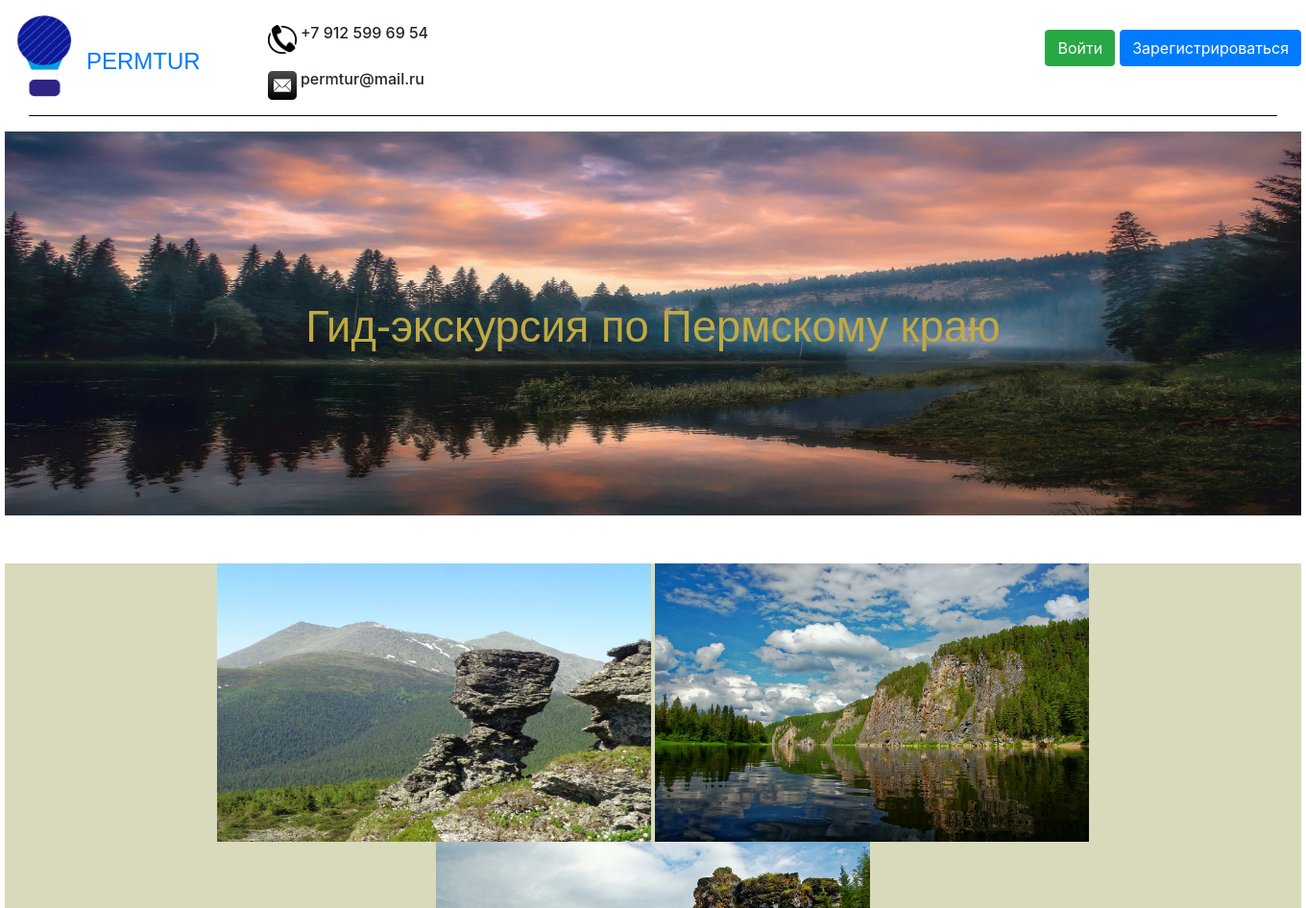
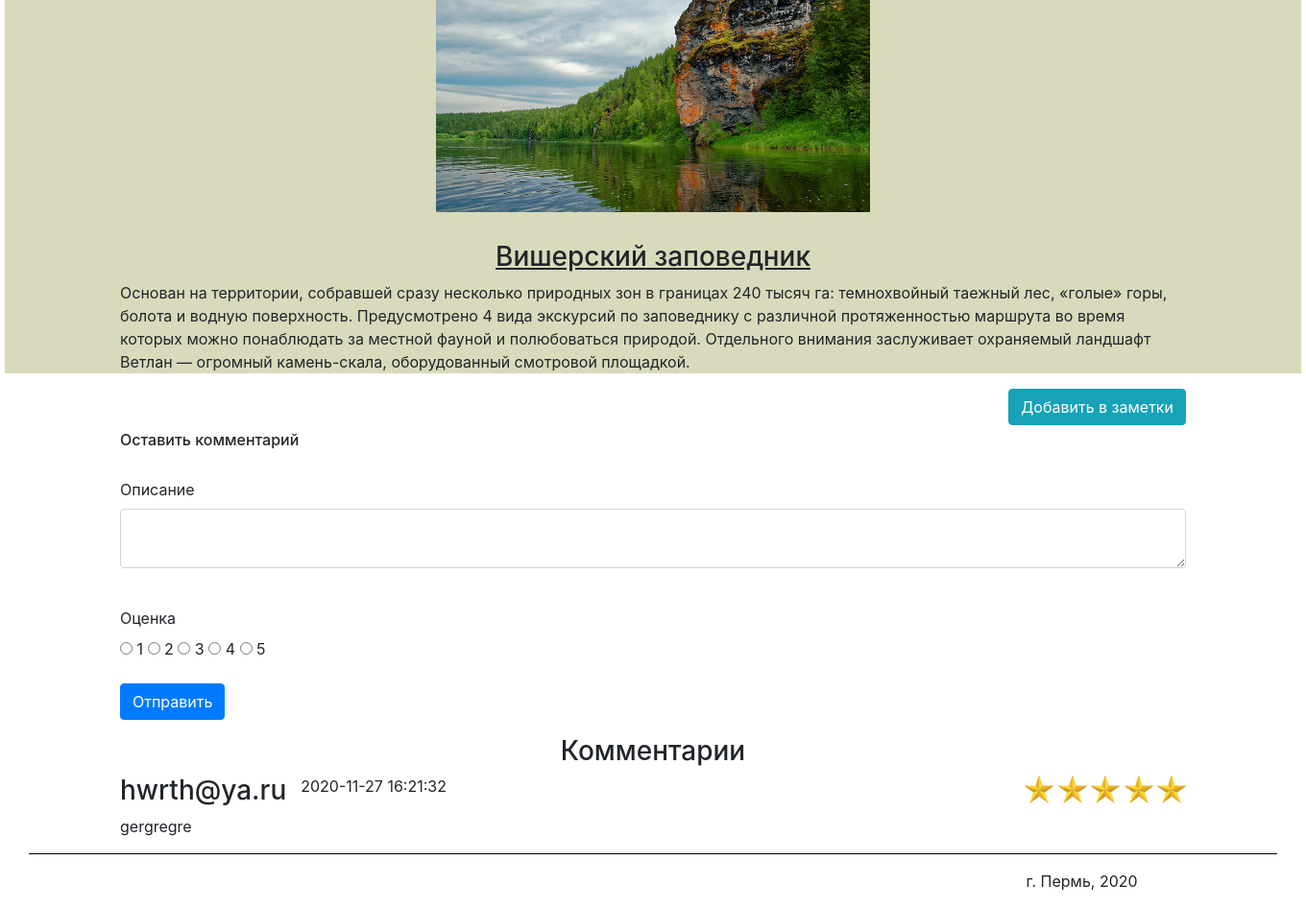
The app's page /Vishera_nature_reserve with its own data (2 pictures, top to bottom).
### data/comments.py (models this page shows)
class Comment(SqlAlchemyBase, UserMixin):
    __tablename__ = 'comment'
    id = sqlalchemy.Column(sqlalchemy.Integer,
                           primary_key=True, autoincrement=True)
    description = sqlalchemy.Column(sqlalchemy.String)
    sight = sqlalchemy.Column(sqlalchemy.String)
    nickname = sqlalchemy.Column(sqlalchemy.String)
    email = sqlalchemy.Column(sqlalchemy.String)
    mark = sqlalchemy.Column(sqlalchemy.Integer)
    datetime = sqlalchemy.Column(sqlalchemy.String)

### main.py (the view, shortened to what this page needs)
    @app.route('/<sight>', methods=['GET', 'POST'])
    def sights(sight):
        sights = {"Ancient_volcano": "Древний вулкан",
                  "Basegi_Nature_Reserve": "Заповедник Басеги",
                  "Blue_lakes": "Голубые озёра", "Cathedral_square": "Соборная площадь",
                  "Perm_36": "Пермь-36", "Usva_pillars": "Устьвинские столбы",
                  "Vakutin_stone": "Вакутин камень",
                  "Vishera_nature_reserve": "Вишерский заповедник"}
        sights2 = ["Ancient_volcano", "Basegi_Nature_Reserve", "Blue_lakes", "Cathedral_square",
                  "Perm_36", "Usva_pillars", "Vakutin_stone", "Vishera_nature_reserve"]
        form = CommentForm()
        if sight in sights2:
            return render_template(sight + ".html",
                                   sight=sight, title=sights[sight],
                                   Comment=Comment, session=session, form=form)
        else:
            return render_template("add_post_page.html", Post=Post, form=form,
                                   sight=sight, session=session, Comment=Comment)

### data/comment_form.py
class CommentForm(FlaskForm):
    description = TextAreaField('Описание')
    mark = RadioField('Оценка', choices=[('one_point', '1'), ('two_points', '2'),
                                         ('three_points', '3'), ('four_points', '4'),
                                         ('five_points', '5')], validators=[DataRequired()])
    submit = SubmitField('Отправить')

### templates/Vishera_nature_reserve.html
{% extends "header_footer.html" %}
{% block content %}
    <div style="text-align: center; margin-top: 50px;">
        <figure class="sight_caption_redirect">
            <img src="static/images/sights/Вишерский заповедник.jpg" class="sight3_1redirect">
            <img src="static/images/sights/Вишерский заповедник2.jpg" class="sight3_2_redirect">
            <img src="static/images/sights/Вишерский заповедник3.jpg" class="sight3_3_redirect">
                <h3 style="margin-top: 30px;"><u>Вишерский заповедник</u></h3>
                <main role="main" class="container">
                    <p style="text-align: left;">Основан на территории, собравшей сразу несколько
                        природных зон в границах 240 тысяч га: темнохвойный таежный лес,
                        «голые» горы, болота и водную поверхность. Предусмотрено 4 вида
                        экскурсий по заповеднику с различной протяженностью маршрута во
                        время которых можно понаблюдать за местной фауной и полюбоваться природой.
                        Отдельного внимания заслуживает охраняемый ландшафт
                        Ветлан — огромный камень-скала, оборудованный смотровой площадкой.</p>
                    {% set note_href = "/add_note/" + "Vishera_nature_reserve" %}
                    <a style=" float: right;" class="btn btn-info" href="{{ note_href }}">Добавить в заметки</a>
                </main>
        </figure>
    </div>
    {% include "comment.html" %}
{% endblock %}

### templates/comment.html (shortened to what this page needs)
<div>
    <main role="main" class="container">
        <h6 style="margin-bottom: 30px; margin-top: 60px;">Оставить комментарий</h6>
        <form action="" method="post">
            <p>
                {{ form.description.label }}<br>
                {{ form.description(class="form-control", type="description") }}<br>
            </p>
            <p>
                 {{ form.mark.label }}<br>
                 {% for mark in form.mark %}
                     {{ mark }}
                     {{ mark.label }}
                 {% endfor %}
             </p>
            <p>{{ form.submit(type="submit", class="btn btn-primary") }}</p>
        </form>
        <h3 style="text-align: center;">Комментарии</h3>
        {% set comment = session.query(Comment) %}
        {% for i in range(session.query(Comment).count()) %}
            {% if comment[i].sight == sight %}
                <div>
                    <h3 style="float: left;">{{ comment[i].nickname }} &#160;</h3>
                    <p style="float: left;">{{ comment[i].datetime }}</p>
                    {% set points = {"one_point": 1, "two_points": 2, "three_points": 3,
                        "four_points":4, "five_points": 5} %}
                        <div style="float: right;">
                        {% for i in range(points[comment[i].mark]) %}
                            <img style="width: 30px; height: 30px;" src="/static/images/star.jpg">
                        {% endfor %}
                        </div>
                    <p style="clear: both;">{{ comment[i].description }}</p>
                </div>
            {% endif %}
        {% endfor %}
    </main>
</div>

### static/css/style.css (style rules this page uses)
.sight_caption_redirect { background: #d9dabb; display: block; margin: 0 0px 0px 0; text-align: center; }
.sight3_1redirect { width: 452px; height: 290px; }
.sight3_2_redirect { width: 452px; height: 290px; }
.sight3_3_redirect { width: 452px; height: 290px; }

### records on screen
Comment: nickname "hwrth@ya.ru", datetime "2020-11-27 16:21:32", mark "five_points" (drawn), description "gergregre"

### other values on screen
{{ mark.label }} "1" "2" "3" "4" "5"
